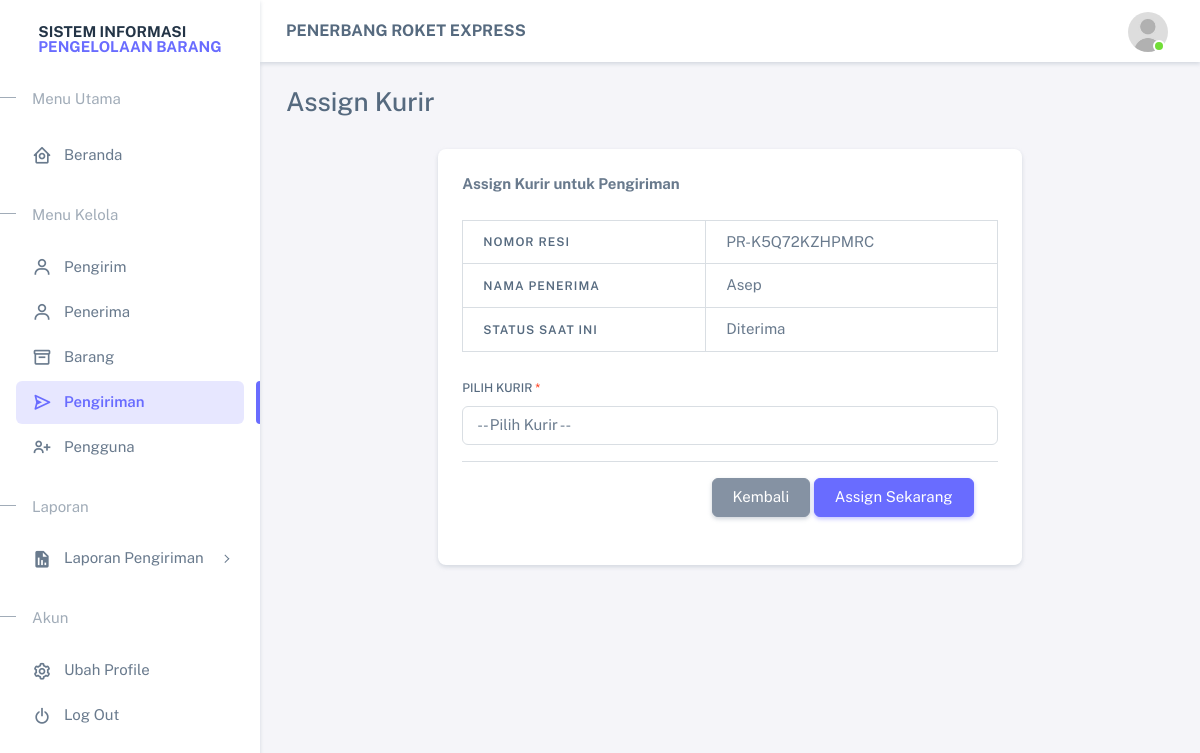
The page /pages/shipers/assign.php?id=1 (signed in) on the database its author committed.
### tables this page shows
CREATE TABLE IF NOT EXISTS `shipments` (
  `id` int NOT NULL AUTO_INCREMENT,
  `tracking_number` varchar(255) NOT NULL,
  `item_id` int NOT NULL,
  `sender_id` int NOT NULL,
  `receiver_id` int NOT NULL,
  `status` varchar(255) NOT NULL,
  `proof_image` varchar(255) DEFAULT NULL,
  `shipping_cost` int DEFAULT NULL,
  `created_at` date DEFAULT NULL,
  PRIMARY KEY (`id`),
  KEY `tracking_number` (`tracking_number`,`item_id`,`sender_id`,`receiver_id`)
);

CREATE TABLE IF NOT EXISTS `receivers` (
  `id` int NOT NULL AUTO_INCREMENT,
  `name` varchar(255) NOT NULL,
  `phone` varchar(255) NOT NULL,
  `address` varchar(255) NOT NULL,
  `city` varchar(255) NOT NULL,
  PRIMARY KEY (`id`)
);

### app/function/function.php (called while the page is built, shortened)
<?php
require_once __DIR__ . '/../connection.php';
function query($sql, $params = [])
{
    global $conn;
    if (empty($params)) {
        $result = mysqli_query($conn, $sql);
        $rows = [];
        while ($row = mysqli_fetch_object($result)) {
            $rows[] = $row;
        }
        return $rows;
    }
    $rows = [];
    return $rows;
}

### pages/shipers/assign.php (the view, shortened to what this page needs)
<?php
require('./../../app/function/function.php');
$id = $_GET['id'] ?? null;
$shipment = query("SELECT * FROM shipments JOIN receivers ON shipments.receiver_id = receivers.id WHERE shipments.id = $id LIMIT 1")[0];
include('./../../views/layouts/main-header.php');
?>
<div class="d-flex justify-content-center row">
  <div class="col-sm-8">
    <div class="card shadow-sm">
      <div class="card-header fw-bold">Assign Kurir untuk Pengiriman</div>
      <div class="card-body">
        <table class="table table-bordered mb-4">
          <tr>
            <th>Nomor Resi</th>
            <td><?= $shipment->tracking_number ?></td>
          </tr>
          <tr>
            <th>Nama Penerima</th>
            <td><?= $shipment->name ?></td>
          </tr>
          <tr>
            <th>Status Saat Ini</th>
            <td><?= $shipment->status ?></td>
          </tr>
        </table>
        <form action="" method="POST">
          <div class="mb-3">
            <label class="form-label">Pilih Kurir <span class="text-danger">*</span></label>
            <select name="courier_id" class="form-control" required>
              <option value="">-- Pilih Kurir --</option>
            </select>
          </div>
          <div class="card-footer text-end border-top pt-3">
            <a href="index.php" class="btn btn-secondary">Kembali</a>
            <button class="btn btn-primary" name="submit">Assign Sekarang</button>
          </div>
        </form>
      </div>
    </div>
  </div>
</div>
<?php include('./../../views/layouts/main-footer.php'); ?>

### rows shown on the page
shipments: tracking_number "PR-K5Q72KZHPMRC", receiver.name "Asep", status "Diterima"

### other values the page prints
$title "Assign Kurir"
